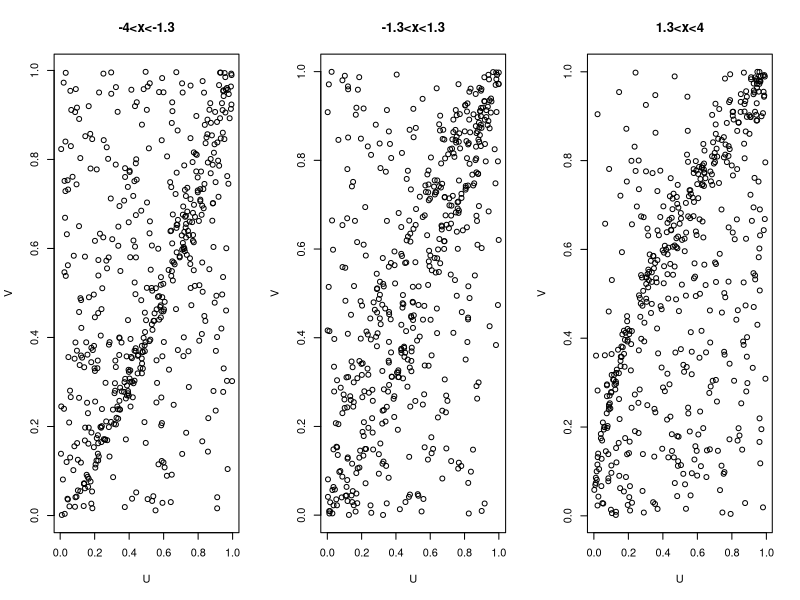
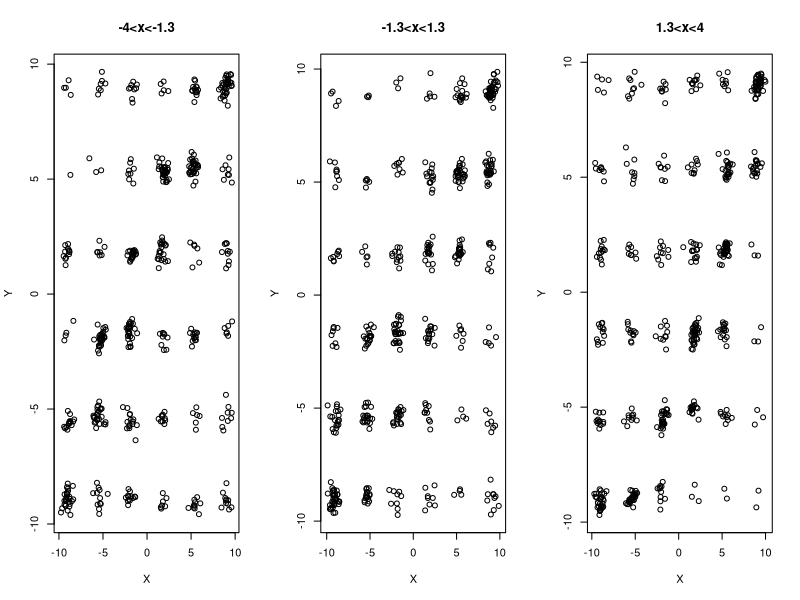
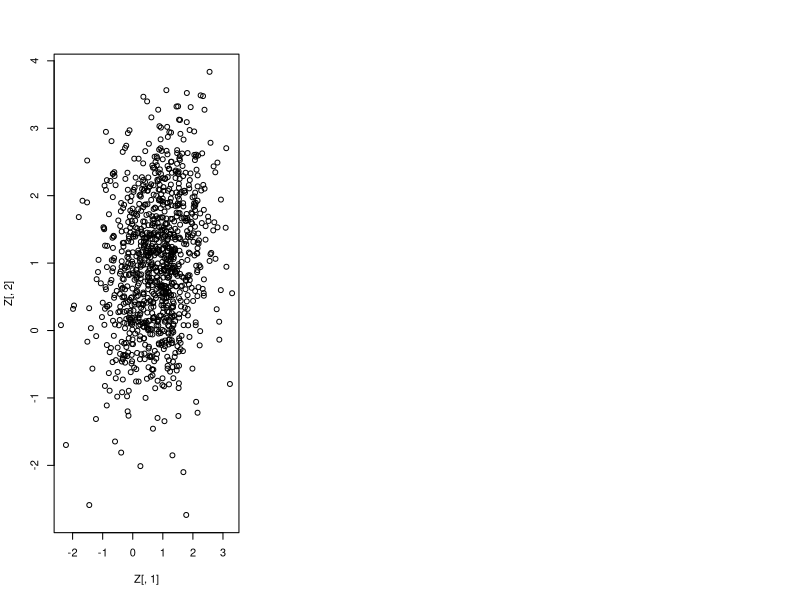
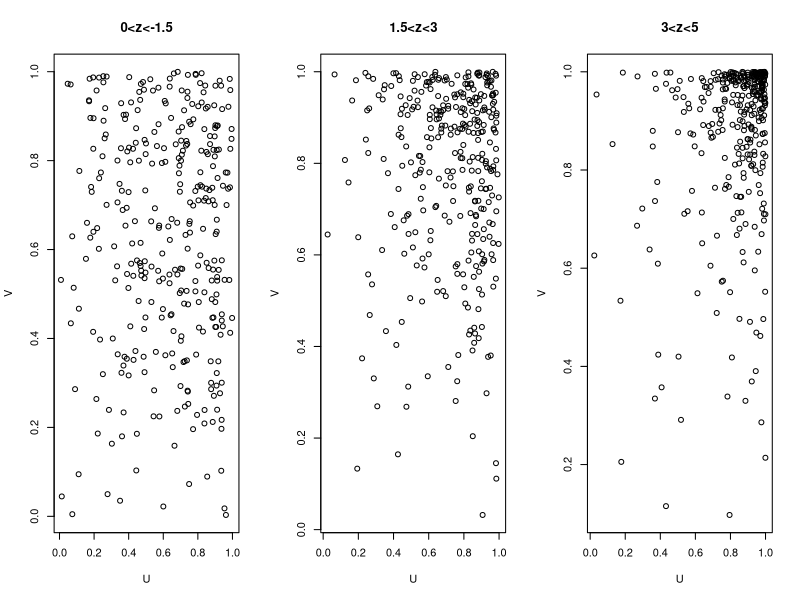
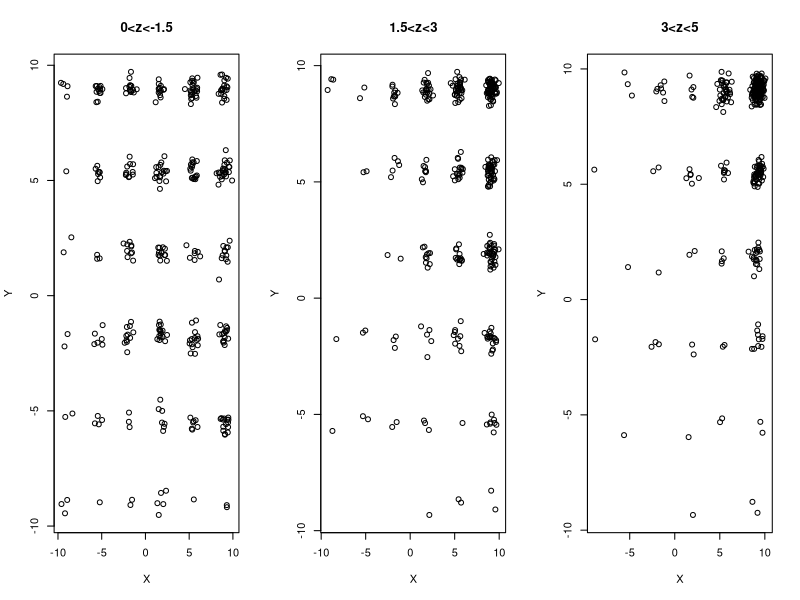

Here is the R script that generated these plots, in order:
## ---- chunk 1
library("ggplot2")
library("mvtnorm")
## ---- chunk 2

set.seed(100)

R=6
mu=c(-9, -5.4, -1.8, 1.8, 5.4, 9)
sigmar=rep(1/sqrt(10), R)
pi=rep(1/R, R)
theta=40

# evaluate the function at the point x, where the components 
# of the mixture have weights w, means stored in u, and std deviations
# stored in s - all must have the same length.
F = function(x,w,u,s) sum( w*pnorm(x,mean=u,sd=s) )

# provide an initial bracket for the quantile. default is c(-1000,1000). 
F_inv = function(p,w,u,s,br=c(-1000,1000))
{
  G = function(x) F(x,w,u,s) - p
  return( uniroot(G,br)$root ) 
}


l=5
#function alpha(x)
a<-function(x){
  2/3-1/4*(exp(l*x)/(exp(l*x)+1))
}
#function beta(x)
b<-function(x){
  1/2+1/4*(exp(l*x)/(exp(l*x)+1))
}

n=1500
V=runif(n)
W=runif(n)

X=seq(-4,4, length.out = n)

C <- function(u) {
  (1-beta)*u^(1-alpha)*v^(-beta)*(u^(-theta*alpha)+v^(-theta*beta)-1)^(-1/theta)+
    beta*u^(1-alpha)*v^(-beta*(1+theta))*(u^(-theta*alpha)+v^(-theta*beta)-1)^(-1/theta-1)-w
}

U=rep(0,n)
for (i in 1:n) {
  v=V[i]
  w=W[i]
  alpha=a(X[i])
  beta=b(X[i])
  U[i]=uniroot(C, lower = 0, upper = 1)$root
}
## ---- chunk 3
par(mfrow=c(1,3))
plot(U[1:(1/3*n)], V[1:(1/3*n)], xlab = 'U', ylab='V', main = '-4<x<-1.3')
plot(U[(1/3*n):(2/3*n)], V[(1/3*n):(2/3*n)],xlab = 'U', ylab='V', main = '-1.3<x<1.3')
plot(U[(2/3*n):n], V[(2/3*n):n], xlab = 'U', ylab='V', main = '1.3<x<4')
## ---- chunk 4
X1=sapply(V, F_inv, w=pi, u=mu, s=sigmar)
X2=sapply(U, F_inv, w=pi, u=mu, s=sigmar)

par(mfrow=c(1,3))
plot(X1[1:(1/3*n)], X2[1:(1/3*n)],  xlab = 'X', ylab='Y', main ='-4<x<-1.3')
plot(X1[(1/3*n):(2/3*n)], X2[(1/3*n):(2/3*n)], xlab = 'X', ylab='Y', main =  '-1.3<x<1.3')
plot(X1[(2/3*n):n], X2[(2/3*n):n], xlab = 'X', ylab='Y', main = '1.3<x<4')
## ---- chunk 5

set.seed(100)

n=1000
X=seq(0,5, length.out = n)
X=cbind(rep(1, n), X)
delta=c(0.1, 0.3)

pi=cbind(exp(X%*%delta)/(exp(X%*%delta)+1), 1/(exp(X%*%delta)+1))
#Generate "latent" variable indicating which component
h=t(apply(pi, 1,  rmultinom, n=1, size=1))


#The first bivariate normal component
beta11=c(0.1,0.3)
beta12=c(0.1,0.4)
sigma1=0.5
I=matrix(c(1,0,0,1), nrow = 2)
mu1=cbind((X%*%beta11)[,1], (X%*%beta12)[,1])

#Sample from the first component
Z1=t(apply(mu1, 1, rmvnorm, n=1, sigma=sigma1*I))



#The second bivariate normal component
beta21=c(0.3, 0.1)
beta22=c(0.4, 0.1)
sigma2=1
I=matrix(c(1,0,0,1), nrow = 2)
#mean vector
mu2=cbind((X%*%beta21)[,1], (X%*%beta22)[,1])
#sample from the second component
Z2=t(apply(mu2, 1, rmvnorm, n=1, sigma=sigma2*I))

#use h to select from Z1 and Z2
Z=matrix(rep(0, 2*n), nrow = n)
for (i in 1:n) {
Z[i,]=Z1[i,]*h[i,1]+Z2[i,]*h[i,2]
}

plot(Z[,1], Z[,2])
dat=data.frame(Z[,1], Z[,2], X[,2])
colnames(dat)=c("Y1", "Y2", "X")
write.table(dat, "dat")

#Get copula data
u=t(apply(Z, 1, pnorm))
U=u[,1]
V=u[,2]

par(mfrow=c(1,3))
plot(U[1:(1/3*n)], V[1:(1/3*n)], xlab = 'U', ylab='V', main = '0<z<-1.5')
plot(U[(1/3*n):(2/3*n)], V[(1/3*n):(2/3*n)],xlab = 'U', ylab='V', main = '1.5<z<3')
plot(U[(2/3*n):n], V[(2/3*n):n], xlab = 'U', ylab='V', main = '3<z<5')


## ---- chunk 6

#Set up marginal distribution
R=6
mu=c(-9, -5.4, -1.8, 1.8, 5.4, 9)
sigmar=rep(1/sqrt(10), R)
pi=rep(1/R, R)
theta=40

# evaluate the function at the point x, where the components 
# of the mixture have weights w, means stored in u, and std deviations
# stored in s - all must have the same length.
F = function(x,w,u,s) sum( w*pnorm(x,mean=u,sd=s) )

#Marginal quantile function
# provide an initial bracket for the quantile. default is c(-1000,1000). 
F_inv = function(p,w,u,s,br=c(-1000,1000))
{
  G = function(x) F(x,w,u,s) - p
  return( uniroot(G,br)$root ) 
}


#Get the orginal data
X1=sapply(V, F_inv, w=pi, u=mu, s=sigmar)
X2=sapply(U, F_inv, w=pi, u=mu, s=sigmar)

par(mfrow=c(1,3))
plot(X1[1:(1/3*n)], X2[1:(1/3*n)],  xlab = 'X', ylab='Y', main = '0<z<-1.5')
plot(X1[(1/3*n):(2/3*n)], X2[(1/3*n):(2/3*n)], xlab = 'X', ylab='Y', main = '1.5<z<3')
plot(X1[(2/3*n):n], X2[(2/3*n):n], xlab = 'X', ylab='Y', main = '3<z<5')
